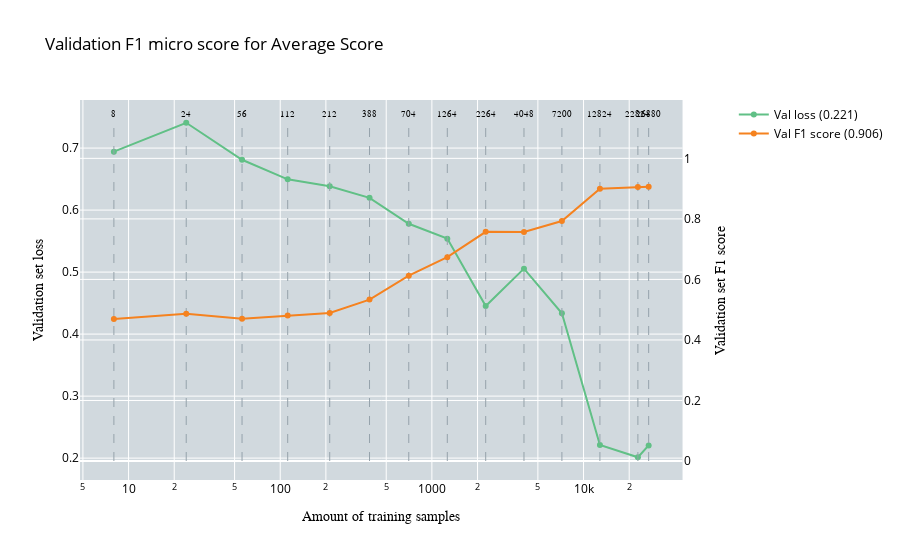

The cell this chart's notebook holds for it:
### Code cell
plot_performance_vs_amount_of_data(
    performance, 
    no_of_samples,
    performance_test_data,
    title="Validation F1 micro score for Average Score", 
    x_axes="Amount of training samples", 
    y_axes="Validation set loss", 
    y_axes_secondary="Validation set F1 score", 
    mode="val"
)

### Figure 1 — Plotly figure (JSON) as saved in the notebook; plotly's stock layout.template omitted (floating-point values rounded to 4 significant figures)
{"data": [{"line": {"color": "rgb(149, 162, 171)", "dash": "dash", "width": 1}, "mode": "lines", "showlegend": false, "type": "scatter", "x": [8, 8], "y": [0, 1.12], "yaxis": "y2"}, {"marker": {"size": 0}, "mode": "text", "showlegend": false, "text": ["8"], "textfont": {"color": "black", "family": "Arial", "size": 8.5}, "textposition": "top center", "type": "scatter", "x": [8], "y": [1.13], "yaxis": "y2"}, {"line": {"color": "rgb(149, 162, 171)", "dash": "dash", "width": 1}, "mode": "lines", "showlegend": false, "type": "scatter", "x": [24, 24], "y": [0, 1.12], "yaxis": "y2"}, {"marker": {"size": 0}, "mode": "text", "showlegend": false, "text": ["24"], "textfont": {"color": "black", "family": "Arial", "size": 8.5}, "textposition": "top center", "type": "scatter", "x": [24], "y": [1.13], "yaxis": "y2"}, {"line": {"color": "rgb(149, 162, 171)", "dash": "dash", "width": 1}, "mode": "lines", "showlegend": false, "type": "scatter", "x": [56, 56], "y": [0, 1.12], "yaxis": "y2"}, {"marker": {"size": 0}, "mode": "text", "showlegend": false, "text": ["56"], "textfont": {"color": "black", "family": "Arial", "size": 8.5}, "textposition": "top center", "type": "scatter", "x": [56], "y": [1.13], "yaxis": "y2"}, {"line": {"color": "rgb(149, 162, 171)", "dash": "dash", "width": 1}, "mode": "lines", "showlegend": false, "type": "scatter", "x": [112, 112], "y": [0, 1.12], "yaxis": "y2"}, {"marker": {"size": 0}, "mode": "text", "showlegend": false, "text": ["112"], "textfont": {"color": "black", "family": "Arial", "size": 8.5}, "textposition": "top center", "type": "scatter", "x": [112], "y": [1.13], "yaxis": "y2"}, {"line": {"color": "rgb(149, 162, 171)", "dash": "dash", "width": 1}, "mode": "lines", "showlegend": false, "type": "scatter", "x": [212, 212], "y": [0, 1.12], "yaxis": "y2"}, {"marker": {"size": 0}, "mode": "text", "showlegend": false, "text": ["212"], "textfont": {"color": "black", "family": "Arial", "size": 8.5}, "textposition": "top center", "type": "scatter", "x": [212], "y": [1.13], "yaxis": "y2"}, {"line": {"color": "rgb(149, 162, 171)", "dash": "dash", "width": 1}, "mode": "lines", "showlegend": false, "type": "scatter", "x": [388, 388], "y": [0, 1.12], "yaxis": "y2"}, {"marker": {"size": 0}, "mode": "text", "showlegend": false, "text": ["388"], "textfont": {"color": "black", "family": "Arial", "size": 8.5}, "textposition": "top center", "type": "scatter", "x": [388], "y": [1.13], "yaxis": "y2"}, {"line": {"color": "rgb(149, 162, 171)", "dash": "dash", "width": 1}, "mode": "lines", "showlegend": false, "type": "scatter", "x": [704, 704], "y": [0, 1.12], "yaxis": "y2"}, {"marker": {"size": 0}, "mode": "text", "showlegend": false, "text": ["704"], "textfont": {"color": "black", "family": "Arial", "size": 8.5}, "textposition": "top center", "type": "scatter", "x": [704], "y": [1.13], "yaxis": "y2"}, {"line": {"color": "rgb(149, 162, 171)", "dash": "dash", "width": 1}, "mode": "lines", "showlegend": false, "type": "scatter", "x": [1264, 1264], "y": [0, 1.12], "yaxis": "y2"}, {"marker": {"size": 0}, "mode": "text", "showlegend": false, "text": ["1264"], "textfont": {"color": "black", "family": "Arial", "size": 8.5}, "textposition": "top center", "type": "scatter", "x": [1264], "y": [1.13], "yaxis": "y2"}, {"line": {"color": "rgb(149, 162, 171)", "dash": "dash", "width": 1}, "mode": "lines", "showlegend": false, "type": "scatter", "x": [2264, 2264], "y": [0, 1.12], "yaxis": "y2"}, {"marker": {"size": 0}, "mode": "text", "showlegend": false, "text": ["2264"], "textfont": {"color": "black", "family": "Arial", "size": 8.5}, "textposition": "top center", "type": "scatter", "x": [2264], "y": [1.13], "yaxis": "y2"}, {"line": {"color": "rgb(149, 162, 171)", "dash": "dash", "width": 1}, "mode": "lines", "showlegend": false, "type": "scatter", "x": [4048, 4048], "y": [0, 1.12], "yaxis": "y2"}, {"marker": {"size": 0}, "mode": "text", "showlegend": false, "text": ["4048"], "textfont": {"color": "black", "family": "Arial", "size": 8.5}, "textposition": "top center", "type": "scatter", "x": [4048], "y": [1.13], "yaxis": "y2"}, {"line": {"color": "rgb(149, 162, 171)", "dash": "dash", "width": 1}, "mode": "lines", "showlegend": false, "type": "scatter", "x": [7200, 7200], "y": [0, 1.12], "yaxis": "y2"}, {"marker": {"size": 0}, "mode": "text", "showlegend": false, "text": ["7200"], "textfont": {"color": "black", "family": "Arial", "size": 8.5}, "textposition": "top center", "type": "scatter", "x": [7200], "y": [1.13], "yaxis": "y2"}, {"line": {"color": "rgb(149, 162, 171)", "dash": "dash", "width": 1}, "mode": "lines", "showlegend": false, "type": "scatter", "x": [12824, 12824], "y": [0, 1.12], "yaxis": "y2"}, {"marker": {"size": 0}, "mode": "text", "showlegend": false, "text": ["12824"], "textfont": {"color": "black", "family": "Arial", "size": 8.5}, "textposition": "top center", "type": "scatter", "x": [12824], "y": [1.13], "yaxis": "y2"}, {"line": {"color": "rgb(149, 162, 171)", "dash": "dash", "width": 1}, "mode": "lines", "showlegend": false, "type": "scatter", "x": [22824, 22824], "y": [0, 1.12], "yaxis": "y2"}, {"marker": {"size": 0}, "mode": "text", "showlegend": false, "text": ["22824"], "textfont": {"color": "black", "family": "Arial", "size": 8.5}, "textposition": "top center", "type": "scatter", "x": [22824], "y": [1.13], "yaxis": "y2"}, {"line": {"color": "rgb(149, 162, 171)", "dash": "dash", "width": 1}, "mode": "lines", "showlegend": false, "type": "scatter", "x": [26880, 26880], "y": [0, 1.12], "yaxis": "y2"}, {"marker": {"size": 0}, "mode": "text", "showlegend": false, "text": ["26880"], "textfont": {"color": "black", "family": "Arial", "size": 8.5}, "textposition": "top center", "type": "scatter", "x": [26880], "y": [1.13], "yaxis": "y2"}, {"line": {"width": 2}, "marker": {"color": "rgb(97,192,134)"}, "name": "Val loss (0.221)", "textfont": {"family": "Arial", "size": 11}, "type": "scatter", "x": [8, 24, 56, 112, 212, 388, 704, 1264, 2264, 4048, 7200, 12824, 22824, 26880], "xaxis": "x", "y": [0.6943, 0.7409, 0.6811, 0.6496, 0.6384, 0.6198, 0.578, 0.554, 0.4453, 0.5056, 0.4336, 0.2213, 0.2014, 0.2205], "yaxis": "y"}, {"line": {"width": 2}, "marker": {"color": "rgb(245,130,31)"}, "name": "Val F1 score (0.906)", "textfont": {"family": "Arial", "size": 11}, "type": "scatter", "x": [8, 24, 56, 112, 212, 388, 704, 1264, 2264, 4048, 7200, 12824, 22824, 26880], "xaxis": "x", "y": [0.469, 0.4867, 0.4699, 0.4809, 0.4891, 0.5332, 0.6124, 0.6736, 0.7571, 0.7565, 0.7929, 0.8999, 0.9052, 0.9062], "yaxis": "y2"}], "layout": {"legend": {"font": {"color": "black"}}, "plot_bgcolor": "rgb(209, 217, 222)", "title": {"font": {"color": "black"}, "text": "Validation F1 micro score for Average Score"}, "xaxis": {"anchor": "y", "domain": [0, 0.94], "tickfont": {"color": "black"}, "title": {"font": {"color": "black", "family": "Arial"}, "text": "Amount of training samples"}, "type": "log"}, "yaxis": {"anchor": "x", "domain": [0, 1], "tickfont": {"color": "black"}, "title": {"font": {"color": "black", "family": "Arial"}, "text": "Validation set loss"}}, "yaxis2": {"anchor": "x", "overlaying": "y", "side": "right", "tickfont": {"color": "black"}, "title": {"font": {"color": "black", "family": "Arial"}, "text": "Validation set F1 score"}}}}
